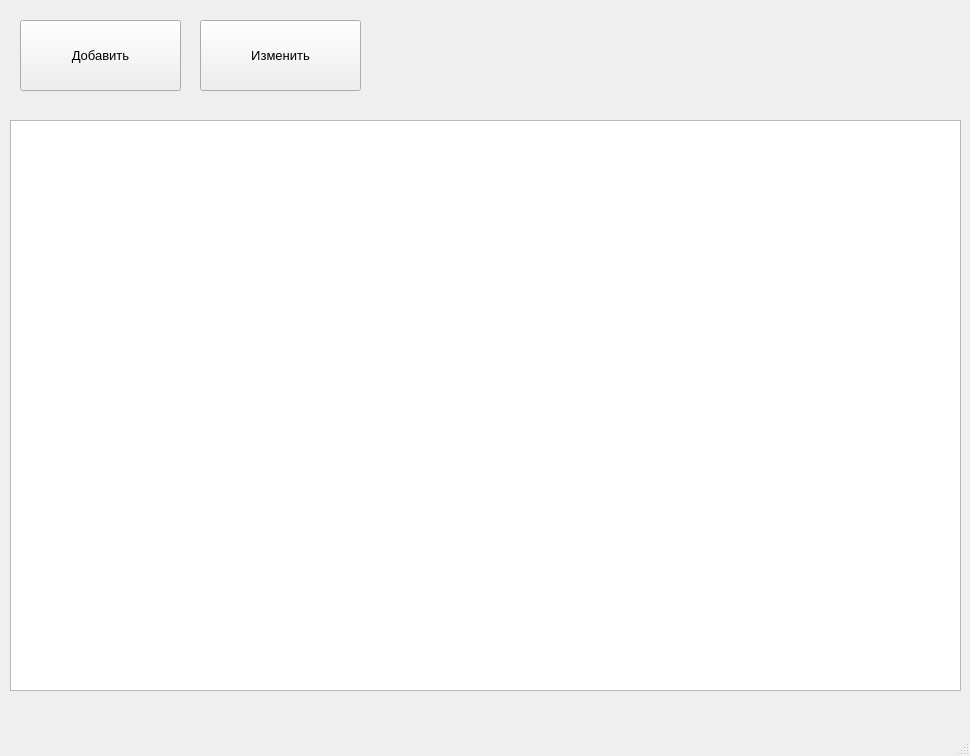
<?xml version="1.0" encoding="UTF-8"?>
<ui version="4.0">
 <class>MainWindow</class>
 <widget class="QMainWindow" name="MainWindow">
  <property name="geometry">
   <rect>
    <x>0</x>
    <y>0</y>
    <width>970</width>
    <height>756</height>
   </rect>
  </property>
  <property name="font">
   <font>
    <pointsize>10</pointsize>
   </font>
  </property>
  <property name="windowTitle">
   <string>MainWindow</string>
  </property>
  <widget class="QWidget" name="centralwidget">
   <widget class="QTableWidget" name="tableWidget">
    <property name="geometry">
     <rect>
      <x>10</x>
      <y>120</y>
      <width>951</width>
      <height>571</height>
     </rect>
    </property>
   </widget>
   <widget class="QPushButton" name="pushButton">
    <property name="geometry">
     <rect>
      <x>20</x>
      <y>20</y>
      <width>161</width>
      <height>71</height>
     </rect>
    </property>
    <property name="text">
     <string>Добавить</string>
    </property>
   </widget>
   <widget class="QPushButton" name="pushButton_2">
    <property name="geometry">
     <rect>
      <x>200</x>
      <y>20</y>
      <width>161</width>
      <height>71</height>
     </rect>
    </property>
    <property name="text">
     <string>Изменить</string>
    </property>
   </widget>
  </widget>
  <widget class="QMenuBar" name="menubar">
   <property name="geometry">
    <rect>
     <x>0</x>
     <y>0</y>
     <width>970</width>
     <height>26</height>
    </rect>
   </property>
  </widget>
  <widget class="QStatusBar" name="statusbar"/>
 </widget>
 <resources/>
 <connections/>
</ui>
